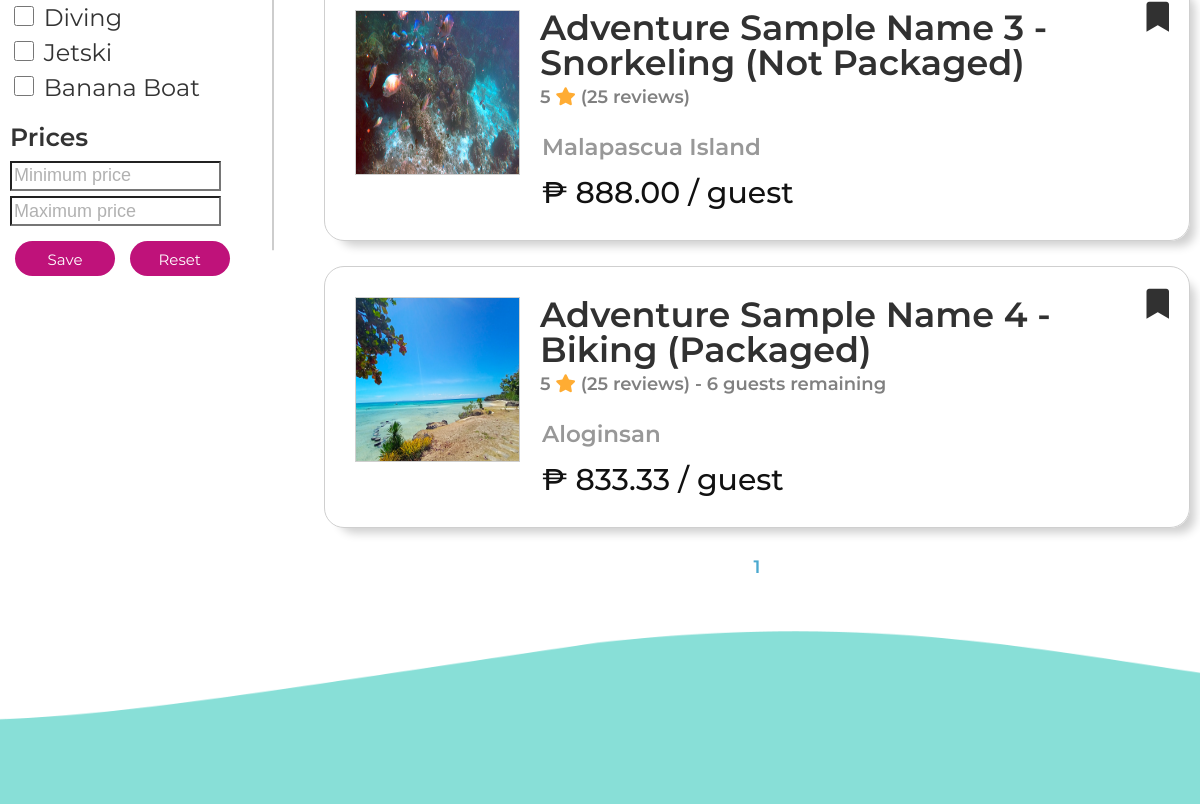
Page /adventures.php (middle part) on the earlier database version.
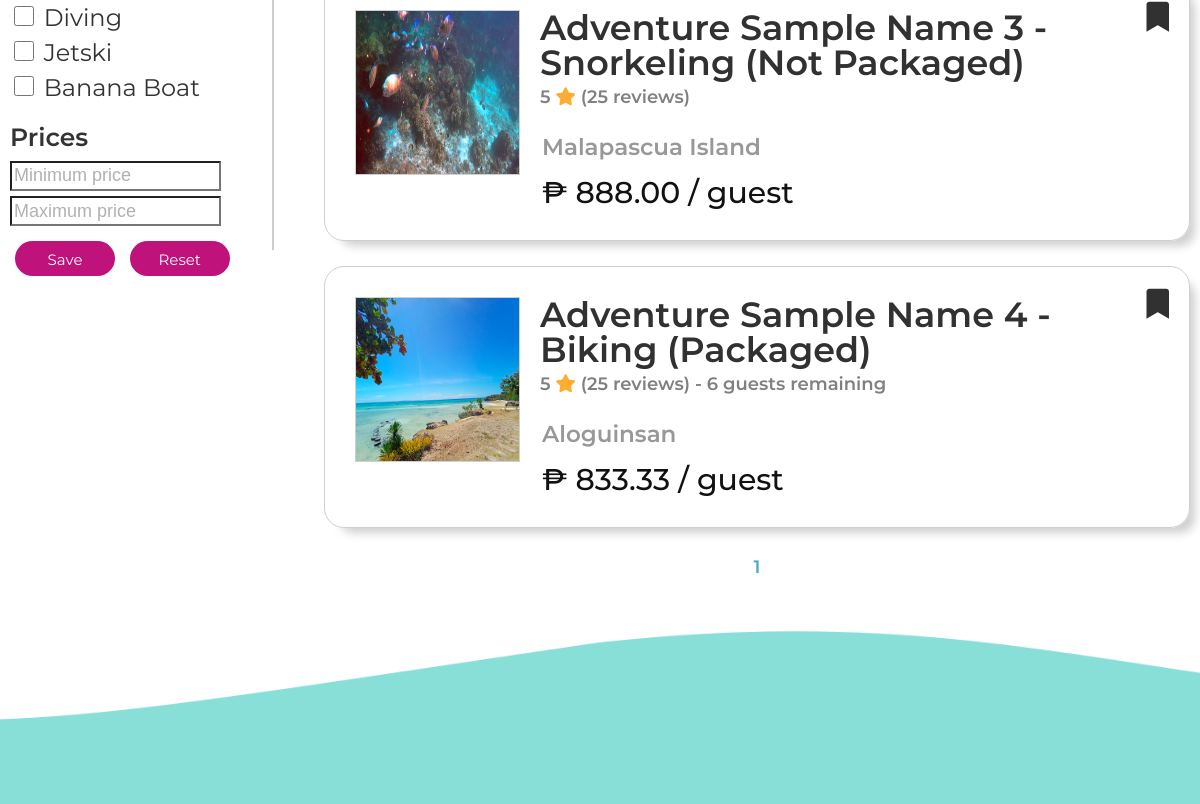
Same page on the later database version.
### tables this page shows
CREATE TABLE `adventure` (
  `adv_id` int(11) NOT NULL,
  `adv_images` varchar(200) NOT NULL,
  `adv_name` varchar(50) NOT NULL,
  `adv_kind` varchar(25) NOT NULL,
  `adv_type` varchar(15) NOT NULL,
  `adv_address` varchar(50) NOT NULL,
  `adv_town` varchar(50) NOT NULL,
  `adv_totalcostprice` decimal(7,2) NOT NULL,
  `adv_date` date NOT NULL,
  `adv_details` varchar(500) NOT NULL,
  `adv_postedDate` date NOT NULL,
  `adv_maxguests` int(3) DEFAULT NULL,
  `adv_currentGuest` int(3) DEFAULT NULL,
  `adv_itineraryImg` varchar(50) NOT NULL,
  `adv_status` varchar(25) NOT NULL,
  `orga_id` int(11) NOT NULL
);

### extensions/db.php (called while the page is built, shortened)
<?php
	class DB
	{
		static $hostname = "localhost";
		static $dbname = "baipajoin";
		static $username  = "root";
		static $password = "";
		public static function query($sql, $params=array(), $transactType)
		{
			$rows = array();
			try
			{
				$db = new PDO("mysql:host=". self::$hostname ."; dbname=". self::$dbname,  self::$username,  self::$password);
				$db->setAttribute(PDO::ATTR_ERRMODE, PDO::ERRMODE_EXCEPTION);
				$cmd = $db->prepare($sql);
				$cmd->execute($params);
				if($transactType == "READ")
					$rows = $cmd->fetchAll();
				else
					$rows = $db->lastInsertId();
			}
			catch(PDOException $e)
			{
				echo $e->getMessage();
			}
			return $rows;
		}
	}
?>

### extensions/functions.php (the view, shortened to what this page needs)
<?php
function displayAll($num, $query = NULL){
	if($num === 0){
		$card = DB::query("SELECT * FROM legal_document WHERE orga_id = ?", array($_SESSION['organizer']), "READ");
		if(count($card)>0){
			foreach($card as $result){
				echo "
				<div class='card'>
						<figure>
							<img src='legal_docu/".$_SESSION['organizer']."/".$result['docu_image']."' alt='".$result['docu_type']."'>
						</figure>
						<div>
							<h2>".$result['docu_type']." <span>Added on: ".date('M. j, Y', strtotime($result['docu_dateadded']))."</span></h2>
							<p>".$result['docu_description']."</p>
						</div>
						<ul class='icons'>
							<li><a href='edit_docu.php?image=".$result['docu_image']."'><i class='fas fa-edit'></i></a></li>
							<li><a href='delete.php?table=legal_document&image=".$result['docu_image']."' onclick='return confirm(\"Are you sure you want to delete this document?\");'><i class='far fa-trash-alt'></i></a></li>
						</ul>
				</div>
				";
			}
		}
	}
	else {
		$card = DB::query("SELECT * FROM adventure", array(), "READ");
		if($query != NULL) $card = $query;
		if(count($card)>0){
			foreach($card as $result){
				$remainingGuestsText = "";
				$images = $result['adv_images'];
				$image = explode(",", $images);
				$totalImagesNum = count($image) - 1;
				$displayImage = rand(1,$totalImagesNum);
				$price = $result['adv_totalcostprice'] / $result['adv_maxguests'];
				$numRemainingGuests = $result['adv_maxguests'] - $result['adv_currentGuest'];
				if($result['adv_type'] == 'Packaged')
					$remainingGuestsText = "- ".$numRemainingGuests." guests remaining";
				echo "
				<a class='card-link' href='place.php?id=".$result['adv_id']."'>
				<div class='card'>
					<figure>
						<img src='images/organizers/".$result['orga_id']."/$image[$displayImage]' alt=''>
					</figure>
					<h2>".$result['adv_name']." - ".$result['adv_kind']." (".$result['adv_type'].") <span>5 <i class='fas fa-star'></i> (25 reviews) ".$remainingGuestsText."</span> </h2>
					<p>".$result['adv_address']."</p>
					<p>₱ ".number_format((float)$price, 2, '.', '')." / guest</p>
					<ul class='icons'>";
			  if(isset($_SESSION['joiner'])){
					$favAdv = DB::query("SELECT * FROM favorite WHERE joiner_id = ? AND adv_id = ?", array($_SESSION['joiner'], $result['adv_id']), "READ");
					if(count($favAdv) > 0)
						echo "<li><a id='saved' class='added' href='adventures.php?removeFav=".$result['adv_id']."' onclick='return confirm(\"Are you sure you want to remove this adventure to your favorites?\");'><i class='fas fa-bookmark'></i></a></li>";
					else
						echo "<li><a href='adventures.php?addFav=".$result['adv_id']."' onclick='return confirm(\"Are you sure you want to add this adventure to your favorites?\");'><i class='fas fa-bookmark'></i></a></li>";
				} else {
					echo "<li><a href='login.php' onclick='return confirm(\"Are you sure you want to login to add adventures to favorites?\");'><i class='fas fa-bookmark'></i></a></li>";
				}
				echo "
					</ul>
				</div>
				</a>
				";
			}
		}
		else {
			echo "<h3>Adventure does not exist...</h3>";
		}
	}
}

### includes/head.php (shortened to what this page needs)
<!DOCTYPE html>
 <html class="no-js" lang="en-US">
<head>
	<link rel="stylesheet" href="style.min.css">
	<link rel="stylesheet" href="css/hamburgers.min.css">
	<link rel="stylesheet" href="css/media.min.css">
	<link rel="stylesheet" href="css/rslides.min.css">
	<link rel="stylesheet" href="css/font-awesome.min.css">
	<link rel="stylesheet" href="css/animate.css">
	<link rel="stylesheet" href="https://use.fontawesome.com/releases/v5.5.0/css/all.css">
	<link rel="stylesheet" href="https://unpkg.com/flickity@2/dist/flickity.min.css">

### adventures.php (shortened to what this page needs)
<?php
	include("extensions/functions.php");
	require_once("extensions/db.php");
?>
<?php include("includes/head.php"); ?>
</head>
	<body>
		<div class="protect-me">
		<div class="clearfix">
<div id="main_area">
	<div class="wrapper">
		<div class="main_con">
			<aside class="sidebar">
				<form method="post">
				<div class="filters">
					<ul class="activites">
						<li><input class="checkboxes" type="checkbox" name="activities[]" value="Diving" <?php checkActivities("Diving") ?>> <label for="">Diving</label></li>
						<li><input class="checkboxes" type="checkbox" name="activities[]" value="Jetski" <?php checkActivities("Jetski") ?>> <label for="">Jetski</label></li>
						<li><input class="checkboxes" type="checkbox" name="activities[]" value="Banana Boat" <?php checkActivities("Banana Boat") ?>> <label for="">Banana Boat</label></li>
					</ul>
					<ul class="prices">
						<li><h3>Prices</h3></li>
						<li><input type="number" name="" placeholder="Minimum price"></li>
						<li><input type="number" name="" placeholder="Maximum price"></li>
					</ul>
					<button type="submit" formaction="adventures.php" name="btnSave">Save Changes</button>
					<button type="submit" name="btnReset" formaction="adventures.php">Reset</button>
				</div>
				</form>
			</aside>
			<main>
				<form method="post" >
					<?php
						if(isset($_POST['btnSearch']))
						{
							$txtSearch = trim(ucwords($_POST['txtSearch']));
							if(isset($_GET['page']))
							{
								$page = $_GET['page'];
							}
							else
							{
								$page = 1;
							}
							$num_per_page = 5;
							$start_from = ($page-1) * $num_per_page;
							$card = DB::query("SELECT * FROM adventure WHERE adv_kind LIKE '%{$txtSearch}%' || adv_name LIKE '%{$txtSearch}%' || adv_type LIKE '%{$txtSearch}%' || adv_address LIKE '%{$txtSearch}%' || adv_totalcostprice LIKE '%{$txtSearch}%' || adv_date LIKE '%{$txtSearch}%' || adv_details LIKE '%{$txtSearch}%' || adv_postedDate LIKE '%{$txtSearch}%' || adv_maxguests LIKE '%{$txtSearch}%' ORDER BY adv_id DESC LIMIT $start_from,$num_per_page", array(), "READ");
							displayAll(99, $card);
							$card1 = DB::query("SELECT * FROM adventure WHERE adv_kind LIKE '%{$txtSearch}%' || adv_name LIKE '%{$txtSearch}%' || adv_type LIKE '%{$txtSearch}%' || adv_address LIKE '%{$txtSearch}%' || adv_totalcostprice LIKE '%{$txtSearch}%' || adv_date LIKE '%{$txtSearch}%' || adv_details LIKE '%{$txtSearch}%' || adv_postedDate LIKE '%{$txtSearch}%' || adv_maxguests LIKE '%{$txtSearch}%' ", array(), "READ");
							$total_record = count($card1);
			                $total_page = ceil($total_record/$num_per_page);
			                if($page > 1)
			                {
			                    echo "<a href='adventures.php?page=" .($page-1). "' class='fas fa-angle-double-left pull-left' > Previous</a>";
			                }
									$numpage = 1;
									$startPage = max(1, $page - $numpage);
									$endPage = min( $total_page, $page + $numpage);
									for($i=$startPage;$i<=$endPage;$i++)
									{
										if ($i == $page) {
							            $class = 'pagingCurrent';
							            }else
											{
											$class = 'paging';
											}
										if($page > $i && $page > 2) {
											echo "<a href='adventures.php' class='".$class."'> 1 ... </a>";
										}
											echo "<a href='adventures.php?page=" .$i. "' class='".$class."'>  $i   </a>";
										if($page < $i && $page < ($total_page-1)) {
											echo "<a href='adventures.php?page=" .($total_page). "' class='".$class."'> ... $total_page </a>";
										}
									}
			                if(($i-1) > $page)
			                {
			                    echo "<a href='adventures?page=" .($page+1). "' class='fas fa-angle-double-right pull-right' > Next </a >";
			                }
						}
						else
						{
							if(isset($_GET['page']))
							{
								$page = $_GET['page'];
							}
							else
							{
								$page = 1;
							}
							$num_per_page = 5;
							$start_from = ($page-1) * $num_per_page;
							if(!empty($card))
								displayAll(99, $card);
							else {
								$card = DB::query("SELECT * FROM adventure", array(), "READ");
								$card1 = DB::query("SELECT * FROM adventure LIMIT $start_from,$num_per_page", array(), "READ");
								displayAll(99, $card1);
							}
							$total_record = count($card);
			                $total_page = ceil($total_record/$num_per_page);
										$numpage = 1;
										$startPage = max(1, $page - $numpage);
										$endPage = min( $total_page, $page + $numpage);
									    for($i=$startPage;$i<=$endPage;$i++)
									    {
											if ($i == $page) {
							            		$class = 'pagingCurrent';
							            	}else
												{
													$class = 'paging';
												}
												echo "<a href='adventures.php?page=" .$i. "' class='".$class."'>  $i   </a>";
									    }
				        }
					?>
				</form>
			</main>
		</div>
	</div>
</div>
<?php include("includes/footer.php"); ?>

### includes/footer.php (shortened to what this page needs)
<footer>
<div class="footer_top">
	<div class="wrapper">
		<div class="footer_top_con">
		</div>
	</div>
</div>
</footer>
  </div>
  </div>
</body>
</html>

### adventures.php (style rules this page uses)
.main_con { display:flex;justify-content:space-between; }
.sidebar { flex:1;min-height:529px;padding:30px 30px 30px 0;position:relative; }
.sidebar:before { content:'';width:2px;height:50%;background:#cdcdcd;position:absolute;top:50%;right:0;transform:translateY(-50%); }
.sidebar ul { display:block;height:auto;font:600 20px/100% Montserrat,sans-serif;list-style:none; }
.sidebar .places li input, .sidebar .activites li input { width:20px;height:20px; }
.sidebar .prices li input { width:90%;height:30px;font-size:18px; }
.sidebar ul h3 { font-size:25px;margin-top:15px; }
.sidebar ul li { line-height:35px; }
.sidebar ul li label { font-weight:400; }
.sidebar button { display:inline-block;vertical-align:top;width:100px;height:35px;background:#bf127a;border-radius:50px;color:#fff;margin:15px 5px;text-align:center;font:normal 15px/35px Montserrat,sans-serif;border:none; }
main { flex:4;float:none;height:auto;background:none;margin:0;padding:50px 0 50px 50px;border-radius:0;text-align:center;position:relative; }
main h2 { font:600 59px/100% Montserrat,sans-serif;color:#313131;margin-bottom:10px;text-align:left; }
main h2 span { font-size:30px; }
.card-link { text-decoration:none !important; }
.card { width:100%;min-height:200px;position:relative;box-shadow:10px 10px 10px -5px #cfcfcf;border-radius:20px;padding:30px 125px 30px 215px;line-height:35px;text-align:left;margin:25px auto;border:1px solid #cfcfcf; }
.card figure { width:165px;height:165px;position:absolute;top:30px;left:30px;border:1px solid #cfcfcf; }
.card figure img { width:100%;height:100%; }
.card ul { position:absolute;top:20px;right:20px;font-size:30px; }
.card ul li { display:inline-block;margin:0 0 0 8px; }
.card ul li a { color:#313131; }
.card h2 { font:600 35px/100% Montserrat,sans-serif;color:#313131;margin-bottom:15px; }
.card h2 span { display:block;font-size:18px;color:gray; }
.card h2 span i { color:#ffac33; }
.card p { font-size:23px;color:#989898;width:100% !important;margin:0 0 10px 2px; }
.card p:last-of-type { color:#111;font-size:30px;font-weight:500;margin:0 0 0 2px; }

Differences in the rows shown:
changed adventure "Adventure Sample Name 4": adv_address "Aloginsan" → "Aloguinsan"
